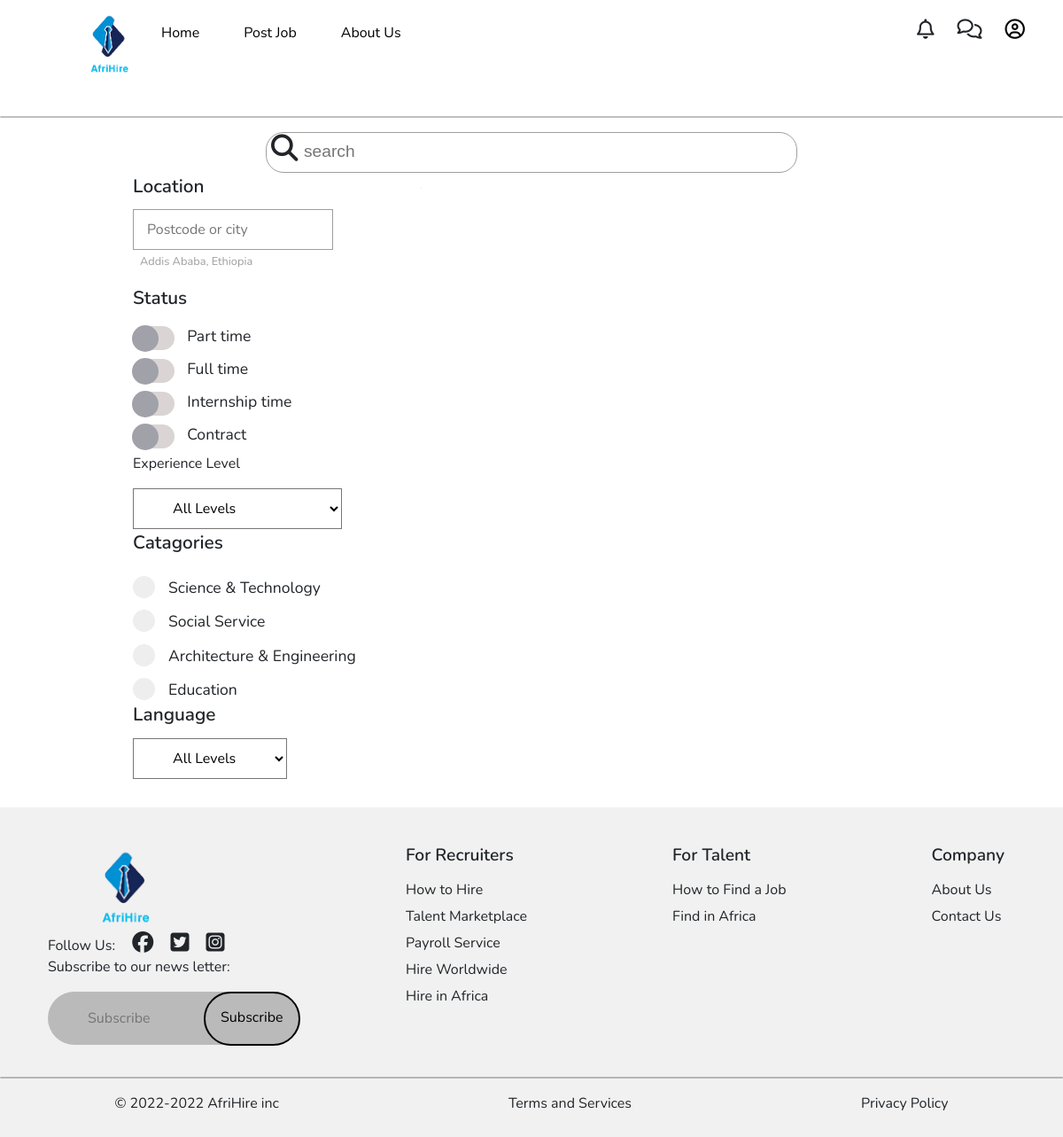
/findtalent.php, run on an earlier commit of the app's database.
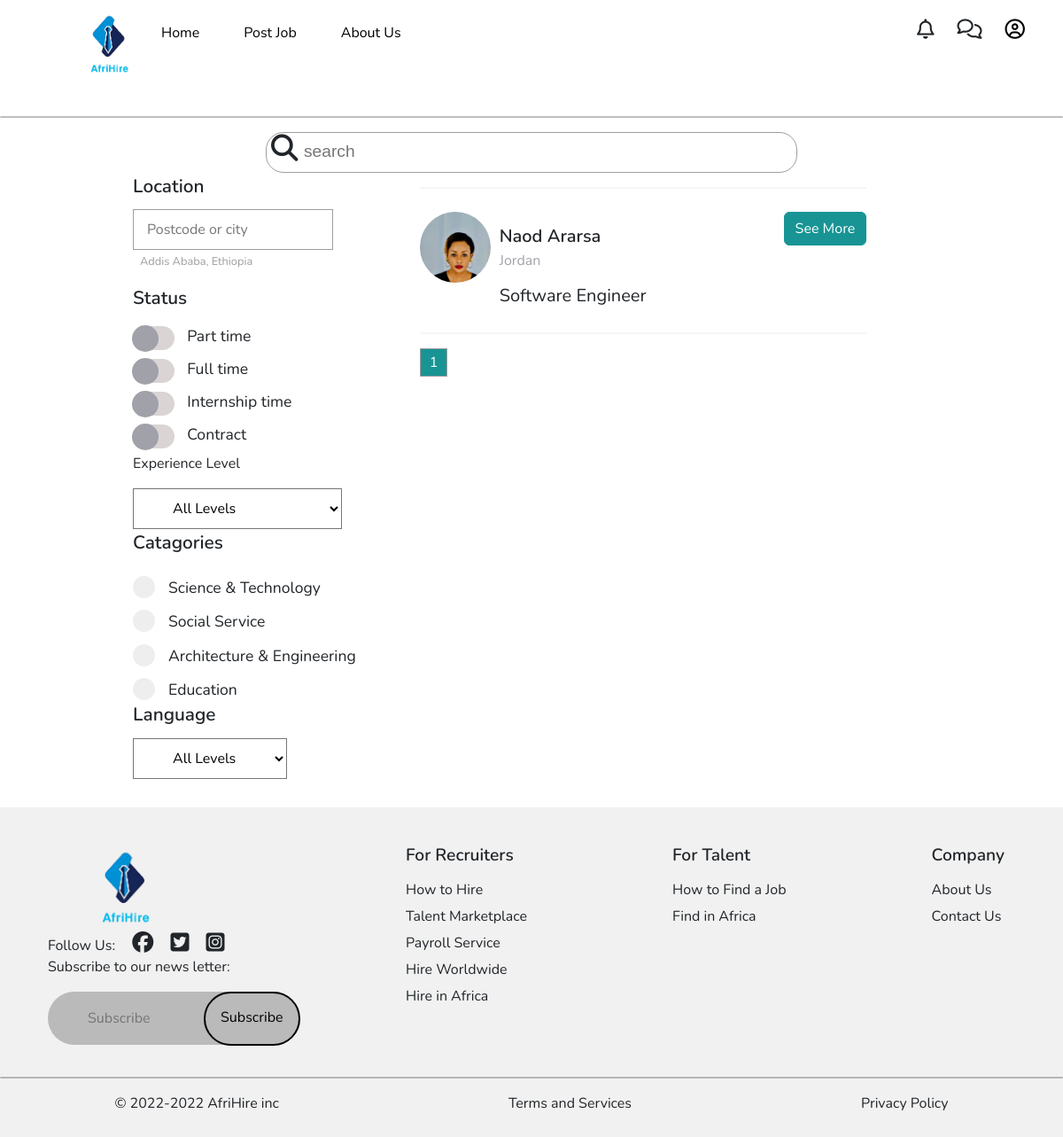
And on a later commit of the database.
### tables this page shows
CREATE TABLE `job_seeker` (
  `job_seeker_id` int NOT NULL,
  `first_name` varchar(60) NOT NULL,
  `last_name` varchar(60) NOT NULL,
  `date_of_birth` date NOT NULL,
  `gender` char(1) NOT NULL,
  `email` varchar(60) NOT NULL,
  `recovery_email` varchar(60) NOT NULL,
  `password` varchar(100) NOT NULL,
  `phone_number` varchar(20) NOT NULL,
  `country` varchar(60) NOT NULL,
  `professional_title` varchar(255) DEFAULT NULL,
  `postcode` int DEFAULT NULL,
  `city` varchar(60) DEFAULT NULL,
  `address` varchar(60) DEFAULT NULL,
  `description` varchar(1000) DEFAULT NULL,
  `profile_picture_url` varchar(255) DEFAULT NULL,
  `resume_url` varchar(255) DEFAULT NULL
);

### src/model/JobSeekerService.php (called while the page is built, shortened)
<?php
require_once dirname(__DIR__) . '/core/DataBase.php';
require_once 'JobSeeker.php';
class JobSeekerService {
    public static function getAllJobSeekers($start, $finish):array {
        $sql = "SELECT job_seeker_id, first_name, last_name , country,  professional_title ,profile_picture_url FROM job_seeker LIMIT $start, $finish";
        $jobSeekers = [];
        try {
            $db = new DataBase();
            $connection = $db->getConnection();
            $stmt = $connection->query($sql);
            $stmt->execute();
            while ($result = $stmt->fetch(PDO::FETCH_ASSOC)) {
                $jobSeeker = new JobSeeker($result['job_seeker_id']);
                $jobSeeker->getPersonalInfo()->setFirstName($result['first_name']);
                $jobSeeker->getPersonalInfo()->setLastName($result['last_name']);
                $jobSeeker->getPersonalInfo()->setCountry($result['country']);
                $jobSeeker->getPersonalInfo()->setProfessionalTitle($result['professional_title']);
                $jobSeeker->setProfileUrl($result['profile_picture_url']);
                $jobSeekers[] = $jobSeeker;
            }
        } catch (PDOException $e) {
            echo "error fetching profiles" . $e->getMessage();
        }
        return $jobSeekers;
    }
    public static function getRows() {
        $sql = "SELECT COUNT(*) as count FROM job_seeker";
        $count = 1;
        try {
            $db = new DataBase();
            $connection = $db->getConnection();
            $stmt = $connection->query($sql);
            $stmt->execute();
            $result = $stmt->fetchColumn();
            $count = $result ?? 1;
        } catch (PDOException $e) {
            echo "Sorry Something wen't wrong" . $e->getMessage();
        }
        return $count;
    }
}

### src/core/DataBase.php (called while the page is built, shortened)
<?php
class DataBase {
    private string $url = "mysql:host=localhost;dbname=job_portal";
    private string $username = "admin";
    private string $password = "admin";
    private ?PDO $connection;
    public function __construct() {
        try {
            $this->connection = new PDO($this->url, $this->username, $this->password);
            $this->connection->setAttribute(PDO::ATTR_ERRMODE, PDO::ERRMODE_EXCEPTION);
        } catch(PDOException $e) {
            echo "Error connecting to database: " . $e->getMessage();
        }
    }
    public function getConnection():PDO {
        return $this->connection;
    }
}

### src/model/PersonalInfo.php (called while the page is built, shortened)
<?php
require_once dirname(__DIR__) . '/core/DataBase.php';
class PersonalInfo
{
    private string $firstName;
    private string $lastName;
    private string $professionalTitle;
    private string $country;
    public function __construct()
    {
        $this->db = new DataBase();
    }
    public function getFirstName(): string
    {
        return $this->firstName;
    }
    public function getLastName(): string
    {
        return $this->lastName;
    }
    public function getProfessionalTitle(): string
    {
        return $this->professionalTitle;
    }
    public function getCountry(): string
    {
        return $this->country;
    }
    public function setFirstName(string $firstName): void
    {
        $this->firstName = $firstName;
    }
    public function setLastName(string $lastName): void
    {
        $this->lastName = $lastName;
    }
    public function setProfessionalTitle(string $professionalTitle): void
    {
        $this->professionalTitle = $professionalTitle;
    }
    public function setCountry(string $country): void
    {
        $this->country = $country;
    }
}

### src/model/Resume.php (called while the page is built, shortened)
<?php
require_once dirname(__DIR__) . '/core/DataBase.php';
require_once 'EducationModel.php';
require_once 'EmploymentModel.php';
class Resume {
    public function __construct() {
        $this->db = new DataBase();
    }
}

### src/model/EducationModel.php (called while the page is built, shortened)
<?php
require_once dirname(__DIR__) . '/core/DataBase.php';
class Education {
    public function __construct() {
        $this->db = new DataBase();
    }
}

### src/model/EmploymentModel.php (called while the page is built, shortened)
<?php
require_once dirname(__DIR__) . '/core/DataBase.php';
class Employment {
    public function __construct() {
        $this->db = new DataBase();
    }
}

### src/model/JobSeeker.php (called while the page is built, shortened)
<?php
require_once 'PersonalInfo.php';
require_once 'Resume.php';
class JobSeeker {
    private int $id;
    private PersonalInfo $personalInfo;
    private ?string $profileUrl = null;
    public function __construct(int $id){
        $this->id = $id;
        $this->personalInfo = new PersonalInfo();
    }
    public function getId():int {
        return $this->id;
    }
    public function getPersonalInfo():PersonalInfo {
        return  $this->personalInfo;
    }
    public function setProfileUrl(?string $profileUrl):void {
        if (isset($profileUrl)) {
            $this->profileUrl = $profileUrl;
        }
    }
    public function getProfileUrl():string|null {
        return $this->profileUrl;
    }
}

### public/findtalent.php (the view, shortened to what the changed rows need)
<?php
require_once '../src/model/JobSeeker.php';
require_once '../src/model/JobSeekerService.php';
if(isset($_GET['job-id'])) {
    $tableRow = JobSeekerService::getAppliedRow();
    $itemPerRow = 7;
    $num = ceil($tableRow / $itemPerRow);
    $start = (($_GET['page'] ?? 1) - 1) * $itemPerRow;
    $jobSeekers = JobSeekerService::getAppliedJobSeeker($_GET['job-id'], $start, $itemPerRow);
} else {
    $tableRow = JobSeekerService::getRows();
    $itemPerRow = 7;
    $num = ceil($tableRow / $itemPerRow);
    $start = (($_GET['page'] ?? 1) - 1) * $itemPerRow;
    $jobSeekers = JobSeekerService::getAllJobSeekers($start, $itemPerRow);
}
?>
<!DOCTYPE html>
<html lang="en">
<head>
    <link rel="stylesheet" href="css/findtalentstyle.css">
    <link href="https://cdn.jsdelivr.net/npm/bootstrap@5.3.0-alpha2/dist/css/bootstrap.min.css" rel="stylesheet">
    <link rel="stylesheet" href="https://cdn.jsdelivr.net/npm/bootstrap-icons@1.10.3/font/bootstrap-icons.css">
    <link rel="stylesheet" href="css/profilestyle.css">
</head>
<body>
    <main>
        <section id="section-one">
            <div class="right-part">
                <hr>
                <?php
                foreach ($jobSeekers as $jobSeeker) :
                    $jobSeekerId = $jobSeeker->getId();
                    $firstName = $jobSeeker->getPersonalInfo()->getFirstName();
                    $lastName = $jobSeeker->getPersonalInfo()->getLastName();
                    $fullName = $firstName . ' ' . $lastName;
                    $country = $jobSeeker->getPersonalInfo()->getCountry();
                    $professionalTitle = $jobSeeker->getPersonalInfo()->getProfessionalTitle();
                    $path = $jobSeeker->getProfileUrl();
                    $uploadsDir = "uploads/";
                    $uploadsPos = strrpos($path, $uploadsDir);
                    if ($uploadsPos !== false) {
                        $src = substr($path, $uploadsPos);
                    } else {
                        $src = 'uploads/jobseeker-profile/initail.png';
                    }
                ?>
                    <div class="profile-container d-flex justify-content-between">
                        <div class="profile-left">
                            <div class="profile-name-image-container">
                                <div class="profile-img-container">
                                    <img src="<?= $src ?>" class="profile-image img-fluid">
                                </div>
                                <div class="profile-name-container">
                                    <div class="name"><?= $fullName ?></div>
                                    <div class="country"><?= $country ?></div>
                                </div>
                            </div>
                            <div class="open-for-work-contianer">
                                <div class="role-description"><?= $professionalTitle ?></div>
                            </div>
                        </div>
                        <div class="profile-right">
                            <a class="see-btn btn btn-primary" href="candidate-detail.php?id=<?= $jobSeekerId ?>" role="button">See More</a>
                        </div>
                    </div>
                    <hr>
                <?php endforeach ?>
                <div class="d-flex gap=0 pagination-row text-center pb-5">
                    <?php
                    for ($i = 1; $i <= $num; $i++) {
                        if (isset($_GET['page'])) {
                            if ($i == $_GET['page']) {
                                echo '<a href="?page=' . $i . '">' . '<div class="pagination-style selected">' . $i . "</div></a>";
                            } else {
                                echo '<a href="?page=' . $i . '">' . '<div class="pagination-style">' . $i . "</div></a>";
                            }
                        } else if ($i == 1) {
                            echo '<a href="?page=' . $i . '">' . '<div class="pagination-style selected">' . $i . "</div></a>";
                        } else {
                            echo '<a href="?page=' . $i . '">' . '<div class="pagination-style">' . $i . "</div></a>";
                        }
                    }
                    ?>
                </div>
            </div>
        </section>
    </main>
</body>
</html>

What changed in the data, as far as the page shows it:
added job_seeker: profile_picture_url (picture), fullName "Naod Ararsa", country "Jordan", professional_title "Software Engineer"
Also different on the page:
new list line: "1"
